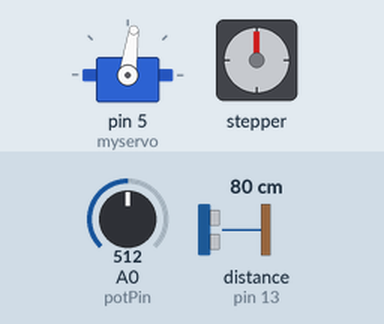
This sketch was run on a simulated Arduino Uno, built with avr-gcc and run on an emulated ATmega328P. Shown: servo, stepper motor. The test bench sets the inputs (shaded band); at power-on: distance to the obstacle (sensor on pin 13) 80 cm, A0 (potPin) = 512. The echo pulse lasts 58.3 µs per cm; stepper angles assume 2048 steps per turn; what the sketch prints to the serial monitor is not drawn.

Above: at 1.2 s.
1.3 s: distance to the obstacle (sensor on pin 13) set to 19 cm
2.8 s: distance to the obstacle (sensor on pin 13) set to 14 cm
At 3.3 s:
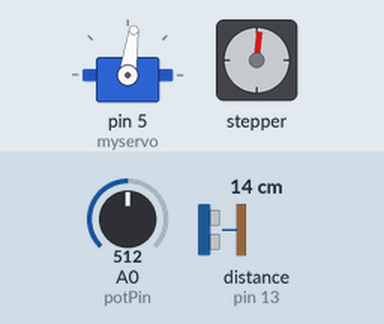
5.8 s: A0 (potPin) set to 716
8.8 s: distance to the obstacle (sensor on pin 13) set to 11 cm
At 9.8 s:
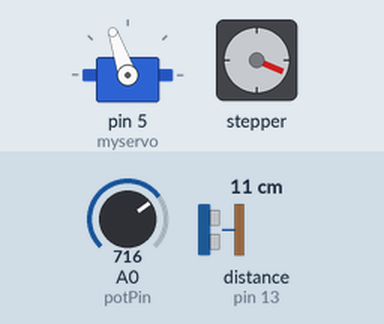
11.8 s: distance to the obstacle (sensor on pin 13) set to 9 cm
At 11.96 s:
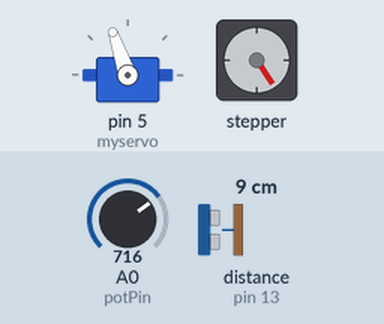
14.8 s: A0 (potPin) set to 900
At 15.08 s:
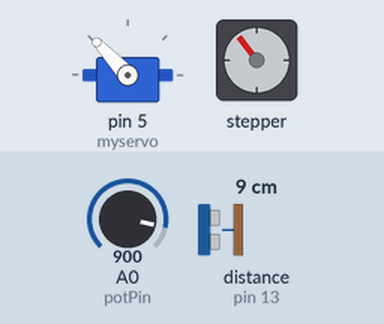
Timing chart, 0 to 20.7 s (numbered marks = the images above; inputs shaded):
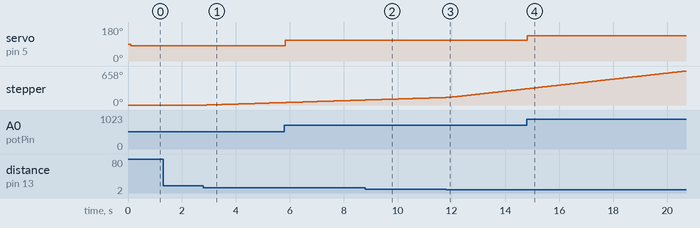

Measured:
- the behaviour switches between 10 and 9 cm on distance to the obstacle (sensor on pin 13) (found by bisection; images 2 and 3)
- after the input at 2.8 s, stepper: keeps turning clockwise at about 17°/s, starting after 0.13 s
- after the input at 5.8 s, servo on pin 5 (myservo): 82° → 109° at once
- after the input at 14.8 s, servo on pin 5 (myservo): 109° → 133° at once

The sketch:

UltraStepper.ino
```cpp
#include <hcsr04.h>
#include <Stepper.h>
#include <Servo.h>
#include <math.h>

#define TRIG_PIN 12
#define ECHO_PIN 13

//Initialise ultrasound sensor
HCSR04 hcsr04(TRIG_PIN, ECHO_PIN, 20, 4000);
volatile int mmDistance = 75;

//Instantiate stepper motor
const int stepsPerRevolution = 2048;  // change this to fit the number of steps per revolution
const int revPerMinute = 10;         // Adjustable range of 28BYJ-48 stepper is 0~17 rpm
// initialize the stepper library on pins 8 through 11:
Stepper myStepper(stepsPerRevolution, 8, 10, 9, 11);

//Initialise servo
int potPin = 0;
int potValue;
Servo myservo;  // create servo object to control a servo

//Set point and error variables
int desiredDistance = 75; //mm
int error;
float shaftLength = 150;  //mm length of shaft on stepper motor
float errorAngle;         //In degrees
int stepsPerRad = stepsPerRevolution/(2*M_PI);
int errorSteps;           //Small angle approximation applied
int absStep;

//Setup Timer 2
int timerCount;
int mainFreq = 1000;   //Hz
int freqDivisor = 10;
int freqLimit = mainFreq/freqDivisor;
volatile int freqCounter = 0;
volatile bool freqFlag = false;
int stepLimit = mainFreq/100;
volatile int stepCounter = 0;
volatile bool stepFlag = false;

void setup() {
  noInterrupts();
  myStepper.setSpeed(revPerMinute);
  myservo.attach(5);
  Serial.begin(9600);
  // Wait for the HCSR04 sensor to settle.
  // This usually needs about one second...
  delay(1000);


// Initialize timer 2
  TCCR2A = 0;
  TCCR2B = 0;
  // Set timerCount to the correct value for our interrupt interval
  // preload timer (65536 - 16MHz/(prescaler*freq))
  timerCount = 16000000/64; //prescaler is 64
  timerCount = timerCount/1000; //desired frequency is 1000 Hz
  timerCount = 256 - timerCount; // 8 bit timer has 256 steps
  TCNT2 = timerCount;  // preload timer
  TCCR2B |= (1 << CS22);    // prescaler = 64 - on timer 2, pull high clock select bit two high
  TIMSK2 |= (1 << TOIE2);   // enable timer overflow interrupt
  interrupts();
}


ISR(TIMER2_OVF_vect)
{
  interrupts(); //re-enable interrupts
  // preload the timer each cycle
  TCNT2 = timerCount;
  freqCounter = freqCounter + 1;
  stepCounter = stepCounter + 1;

  if (stepCounter > stepLimit){
    stepCounter = 0;
    stepFlag = true;
  }
  if (freqCounter > freqLimit){
    freqCounter = 0;
    freqFlag = true;
  }
}


void loop() {

  //Read distance value if interrupt has occurred
   if (freqFlag == true){
     mmDistance = hcsr04.distanceInMillimeters();   // Read ultrasonic sensor and store value
     freqFlag = false;
     potValue = analogRead(potPin);
     potValue = map(potValue, 0, 1023, 15, 150);
     myservo.write(potValue);
   }

   //Serial.print(mmDistance);
   //Serial.println(" mm");
   error = mmDistance - desiredDistance;
   errorAngle = error/shaftLength;
   errorSteps = errorAngle*stepsPerRad;
   absStep = abs(errorSteps);
   Serial.println(errorSteps);


   if (stepFlag == true){
     //Move the stepper
     if (absStep < 50){
       myStepper.step(errorSteps);
       //Serial.println("A");
     }
     else if(absStep > 200){
      //
     }
     else if(errorSteps < 0){
       myStepper.step(-1);
       //myStepper.step(errorSteps);
       //Serial.println("B");
     }
     else if (errorSteps > 0){
       myStepper.step(1);
       //myStepper.step(errorSteps);
       //Serial.println("C");
     }
    stepFlag = false;
    errorSteps = 0;
   }
}
```
